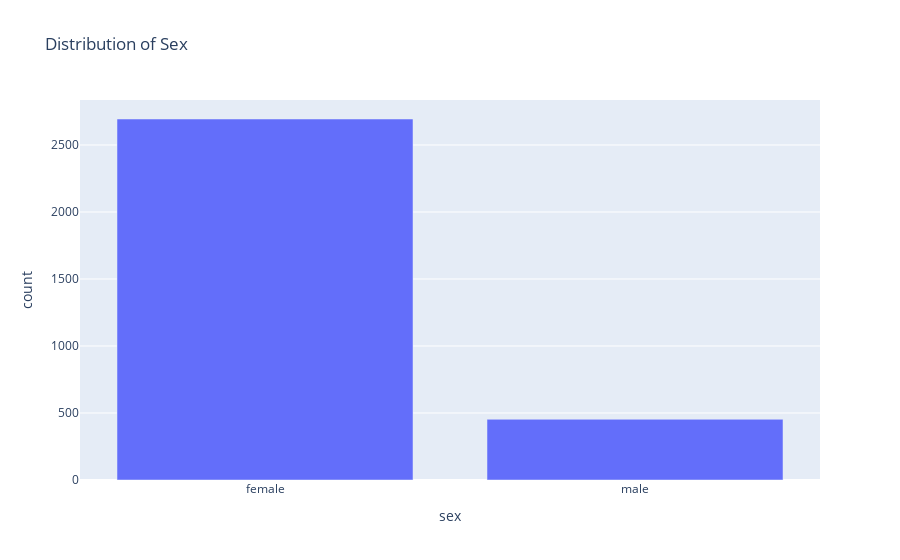

Notebook source saved alongside this figure:
### Markdown cell above
<a id="1-2"></a>
### 1.2. Distribution of Sex

### Code cell
# Create a DataFrame to count the distribution of 'sex'
sex_distribution = df['sex'].value_counts().reset_index()
sex_distribution.columns = ['sex', 'count']

sex_distribution_count = sex_distribution['count'].sum()
sex_distribution['percentage'] = (sex_distribution['count'] / sex_distribution_count) * 100

# Plot the distribution of 'sex'
fig = px.bar(sex_distribution, 
             x='sex', 
             y='count', 
             title="Distribution of Sex")
fig.show()

sex_distribution

### Figure 1 — Plotly figure (JSON) as saved in the notebook; plotly's stock layout.template omitted (floating-point values rounded to 4 significant figures)
{"data": [{"alignmentgroup": "True", "hovertemplate": "sex=%{x}<br>count=%{y}<extra></extra>", "legendgroup": "", "marker": {"color": "#636efa", "pattern": {"shape": ""}}, "name": "", "offsetgroup": "", "orientation": "v", "showlegend": false, "textposition": "auto", "type": "bar", "x": ["female", "male"], "xaxis": "x", "y": [2694, 453], "yaxis": "y"}], "layout": {"barmode": "relative", "legend": {"tracegroupgap": 0}, "title": {"text": "Distribution of Sex"}, "xaxis": {"anchor": "y", "domain": [0, 1], "title": {"text": "sex"}}, "yaxis": {"anchor": "x", "domain": [0, 1], "title": {"text": "count"}}}}
